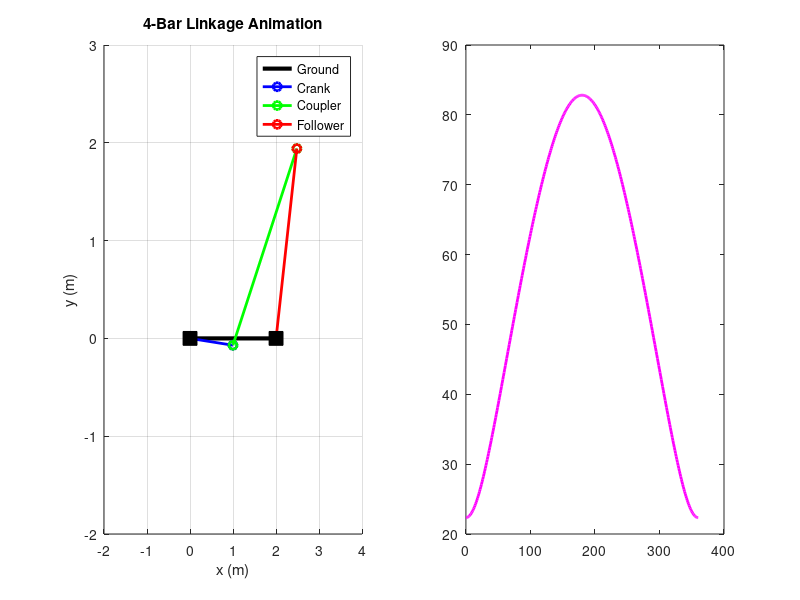

Here is the MATLAB script that generated this plot: (Note: this script raises an error after producing the figure.)
%% PROJECT 4: 4-Bar Linkage Analysis & Animation
% Solves position of a 4-bar linkage using Newton-Raphson method
% Animates the full crank rotation and plots transmission angle

%--- Link Lengths (meters) ---
L1 = 2.0;     % Ground link (fixed)
L2 = 1.0;     % Crank (input - we rotate this)
L3 = 2.5;     % Coupler (connects crank to follower)
L4 = 2.0;     % Follower (output)

%--- Check Grashof Condition ---
% Grashof condition: shortest + longest < sum of other two
% This guarantees the crank can rotate fully (360 degrees)
links = sort([L1, L2, L3, L4]);
if (links(1) + links(4)) < (links(2) + links(3))
    fprintf('Grashof condition satisfied - crank can rotate fully\n')
else
    fprintf('Warning: Grashof condition NOT satisfied\n')
end

%--- Crank Angles to Simulate ---
theta2 = linspace(0, 2*pi, 360);   % Full 360 degree rotation, 1 degree steps

%--- Storage for results ---
theta3 = zeros(1, 360);    % Coupler angles
theta4 = zeros(1, 360);    % Follower angles

%--- Newton-Raphson Solver ---
% Initial guess for first position
t3 = pi/4;      % Initial guess for coupler angle
t4 = pi/6;      % Initial guess for follower angle

for i = 1:360

    % Current crank angle
    t2 = theta2(i);

    % Newton-Raphson iteration
    for iter = 1:100    % Maximum 100 iterations

        % Vector loop equations F1 and F2
        % These must equal zero when t3 and t4 are correct
        F1 = L2*cos(t2) + L3*cos(t3) - L4*cos(t4) - L1;
        F2 = L2*sin(t2) + L3*sin(t3) - L4*sin(t4);

        % Check if we have converged (solution is close enough)
        if sqrt(F1^2 + F2^2) < 1e-10
            break
        end

        % Jacobian matrix (derivatives of F1 and F2)
        J = [-L3*sin(t3),  L4*sin(t4);
            L3*cos(t3), -L4*cos(t4)];

        % Newton-Raphson update step
        delta = J \ [-F1; -F2];
        t3 = t3 + delta(1);
        t4 = t4 + delta(2);

    end

    % Store converged angles
    theta3(i) = t3;
    theta4(i) = t4;

    % Use current solution as initial guess for next angle
    % This makes convergence fast and reliable

end

fprintf('Newton-Raphson solver complete\n')

%--- Calculate Transmission Angle ---
% Transmission angle = angle between coupler and follower
% Best when close to 90 degrees, bad when close to 0 or 180
gamma = abs(theta3 - theta4);

%--- Animation ---
figure;
subplot(1,2,1)      % Left plot: linkage animation
title('4-Bar Linkage Animation')
xlabel('x (m)')
ylabel('y (m)')
axis([-2, 4, -2, 3])
grid on
hold on

% Fixed pivot points
O2 = [0, 0];        % Crank pivot (origin)
O4 = [L1, 0];       % Follower pivot

for i = 1:5:360     % Animate every 5th frame for speed

    cla             % Clear previous frame

    t2 = theta2(i);
    t3 = theta3(i);
    t4 = theta4(i);

    % Calculate joint positions
    A = O2 + L2*[cos(t2), sin(t2)];          % Crank end
    B = O4 + L4*[cos(t4), sin(t4)];          % Follower end

    % Draw ground link
    plot([O2(1), O4(1)], [O2(2), O4(2)], ...
        'k-', 'LineWidth', 3)

    % Draw crank
    plot([O2(1), A(1)], [O2(2), A(2)], ...
        'b-o', 'LineWidth', 2)

    % Draw coupler
    plot([A(1), B(1)], [A(2), B(2)], ...
        'g-o', 'LineWidth', 2)

    % Draw follower
    plot([O4(1), B(1)], [O4(2), B(2)], ...
        'r-o', 'LineWidth', 2)

    % Draw fixed supports
    plot(O2(1), O2(2), 'ks', 'MarkerSize', 10, 'MarkerFaceColor', 'k')
    plot(O4(1), O4(2), 'ks', 'MarkerSize', 10, 'MarkerFaceColor', 'k')

    legend('Ground','Crank','Coupler','Follower')
    drawnow         % Update the figure immediately

end

%--- Transmission Angle Plot ---
subplot(1,2,2)      % Right plot: transmission angle
plot(rad2deg(theta2), rad2deg(gamma), 'm-', 'LineWidth', 2)
yline(90, 'k--', 'Ideal 90 degrees', 'LineWidth', 1.5)
yline(40, 'r--', 'Lower Limit', 'LineWidth', 1.5)
xlabel('Crank Angle (degrees)')
ylabel('Transmission Angle (degrees)')
title('Transmission Angle over Full Crank Rotation')
grid on

%--- Save figure ---
saveas(gcf, 'fourbar_linkage.png')
